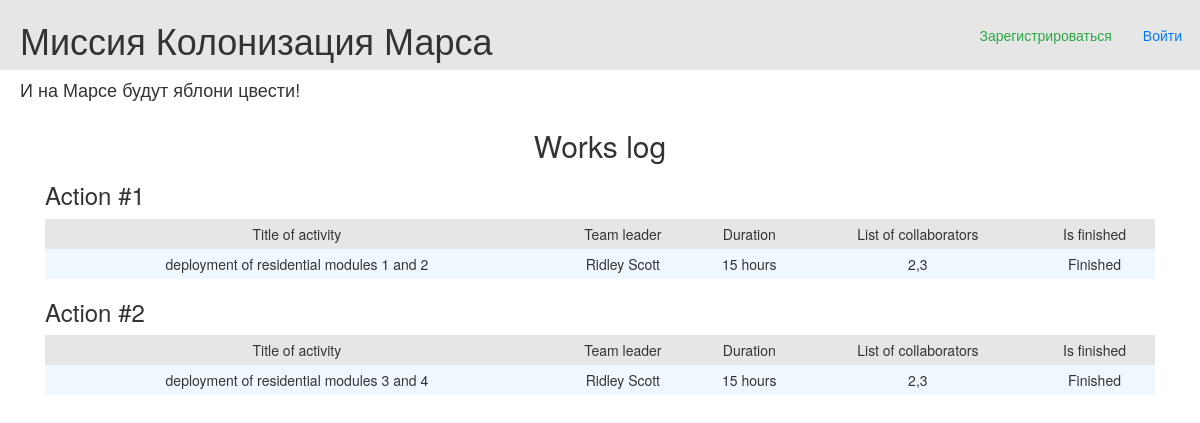
The page / on the database its author committed.
### data/jobs.py (models this page shows)
class Job(SqlAlchemyBase, SerializerMixin):
    __tablename__ = 'jobs'
    id = sqlalchemy.Column(sqlalchemy.Integer,
                           primary_key=True, autoincrement=True)
    team_leader_id = sqlalchemy.Column(sqlalchemy.Integer,
                                       sqlalchemy.ForeignKey("users.id"))
    team_leader = orm.relationship('User')
    job = sqlalchemy.Column(sqlalchemy.String, nullable=True)
    work_size = sqlalchemy.Column(sqlalchemy.Integer, nullable=True)
    collaborators = sqlalchemy.Column(sqlalchemy.String, nullable=True)
    start_date = sqlalchemy.Column(sqlalchemy.DateTime, default=datetime.datetime.now())
    end_date = sqlalchemy.Column(sqlalchemy.DateTime)
    is_finished = sqlalchemy.Column(sqlalchemy.Boolean, default=False)

### data/users.py (models this page shows, shortened)
class User(SqlAlchemyBase, UserMixin, SerializerMixin):
    __tablename__ = 'users'
    id = sqlalchemy.Column(sqlalchemy.Integer,
                           primary_key=True, autoincrement=True)
    surname = sqlalchemy.Column(sqlalchemy.String, nullable=True)
    name = sqlalchemy.Column(sqlalchemy.String, nullable=True)
    age = sqlalchemy.Column(sqlalchemy.Integer, nullable=True)
    position = sqlalchemy.Column(sqlalchemy.String, nullable=True)
    speciality = sqlalchemy.Column(sqlalchemy.String, nullable=True)
    address = sqlalchemy.Column(sqlalchemy.String, nullable=True)
    email = sqlalchemy.Column(sqlalchemy.String,
                              index=True, unique=True, nullable=True)
    hashed_password = sqlalchemy.Column(sqlalchemy.String, nullable=True)
    city_from = sqlalchemy.Column(sqlalchemy.String, nullable=True)
    modified_date = sqlalchemy.Column(sqlalchemy.DateTime,
                                      default=datetime.datetime.now)

### main.py (the view)
@app.route('/')
def works_log():
    jobs = db_sess.query(Job).all()
    return render_template('jobs.html', title='Журнал работ', jobs=jobs)

### templates/jobs.html
{% extends 'base.html' %}
{% block content %}
    <h2 align="center">Works log</h2>
    {% for job in jobs %}
        <h3>Action #{{ loop.index }}</h3>
        <table class="tbl">
            <tr class="mn">
                <td>Title of activity</td>
                <td>Team leader</td>
                <td>Duration</td>
                <td>List of collaborators</td>
                <td>Is finished</td>
            </tr>
            <tr>
                <td>{{ job.job }}</td>
                <td>{{ job.team_leader.name }} {{ job.team_leader.surname }}</td>
                <td>{{ job.work_size }} hours</td>
                <td>{{ job.collaborators }}</td>
                <td>{% if job.is_finished == 0 %} Is not finished {% else %} Finished {% endif %}</td>
            </tr>
        </table>
    {% endfor %}
{% endblock %}

### templates/base.html (shortened to what this page needs)
<!doctype html>
<html lang="en">
<head>
    <link rel="stylesheet"
          href="https://stackpath.bootstrapcdn.com/bootstrap/4.4.1/css/bootstrap.min.css"
>
    <link rel="stylesheet" type="text/css" href="/static/css/style.css">
    <link rel="stylesheet"
        type="text/css"
        href="https://maxcdn.bootstrapcdn.com/bootstrap/3.3.5/css/bootstrap-theme.min.css">
    <link rel="stylesheet"
        type="text/css"
        href="https://maxcdn.bootstrapcdn.com/bootstrap/3.3.5/css/bootstrap.min.css">
</head>
<body>
<div class="first_line">
    <h1 class="first_line_content">Миссия Колонизация Марса</h1>
    {% if current_user.is_authenticated %}
        <a href="http://localhost:5000/logout" role="button" class="user_name">{{ current_user.name }}</a>
    {% else %}
        <a class="btn btn-outline-primary" href="http://localhost:5000/login" role="button">Войти</a>
        <a class="btn btn-outline-success" href="http://localhost:5000/register" role="button">Зарегистрироваться</a>
    {% endif %}
</div>
<h4>И на Марсе будут яблони цвести!</h4>
<main role="main" class="container">
    {% block content %}{% endblock %}
</main>
</body>
</html>

### static/css/style.css (style rules this page uses)
h4 { padding-left: 20px; color: #e6e6e6; }
tr.mn { text-align: center; background-color: #e6e6e6; }
.tbl { width: 100%; text-align: center; background-color: aliceblue; line-height: 30px; }
.first_line { padding-left: 20px; background-color: #e6e6e6 }
a { display: inline-block; float: right; margin-right: 5px; margin-top: 1.25em; }
.first_line_content { display: inline-block; }

### rows shown on the page
Job: job "deployment of residential modules 1 and 2", team_leader.name "Ridley", team_leader.surname "Scott", work_size "15", collaborators "2,3", is_finished "Finished"
Job: job "deployment of residential modules 3 and 4", team_leader.name "Ridley", team_leader.surname "Scott", work_size "15", collaborators "2,3", is_finished "Finished"
